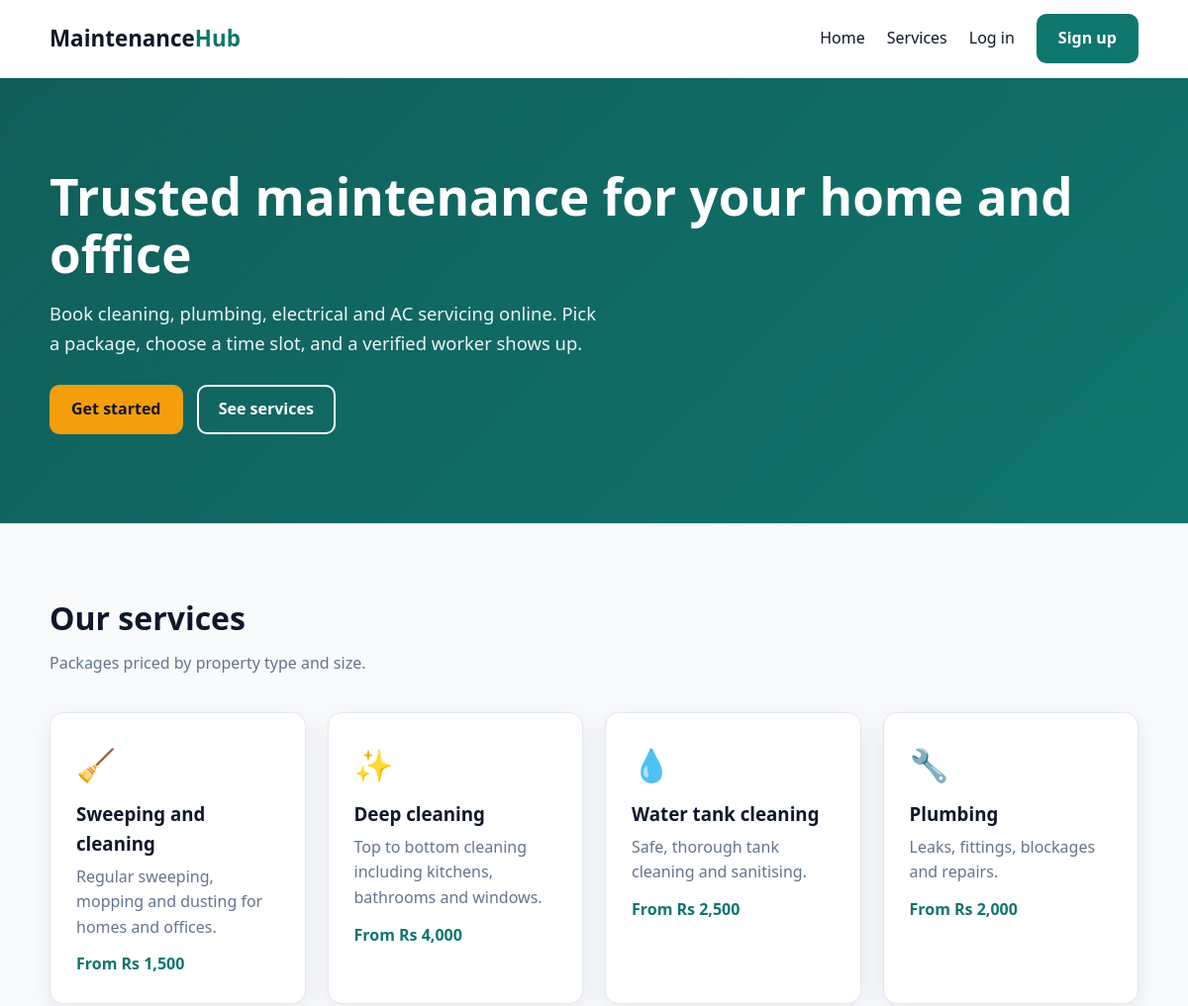
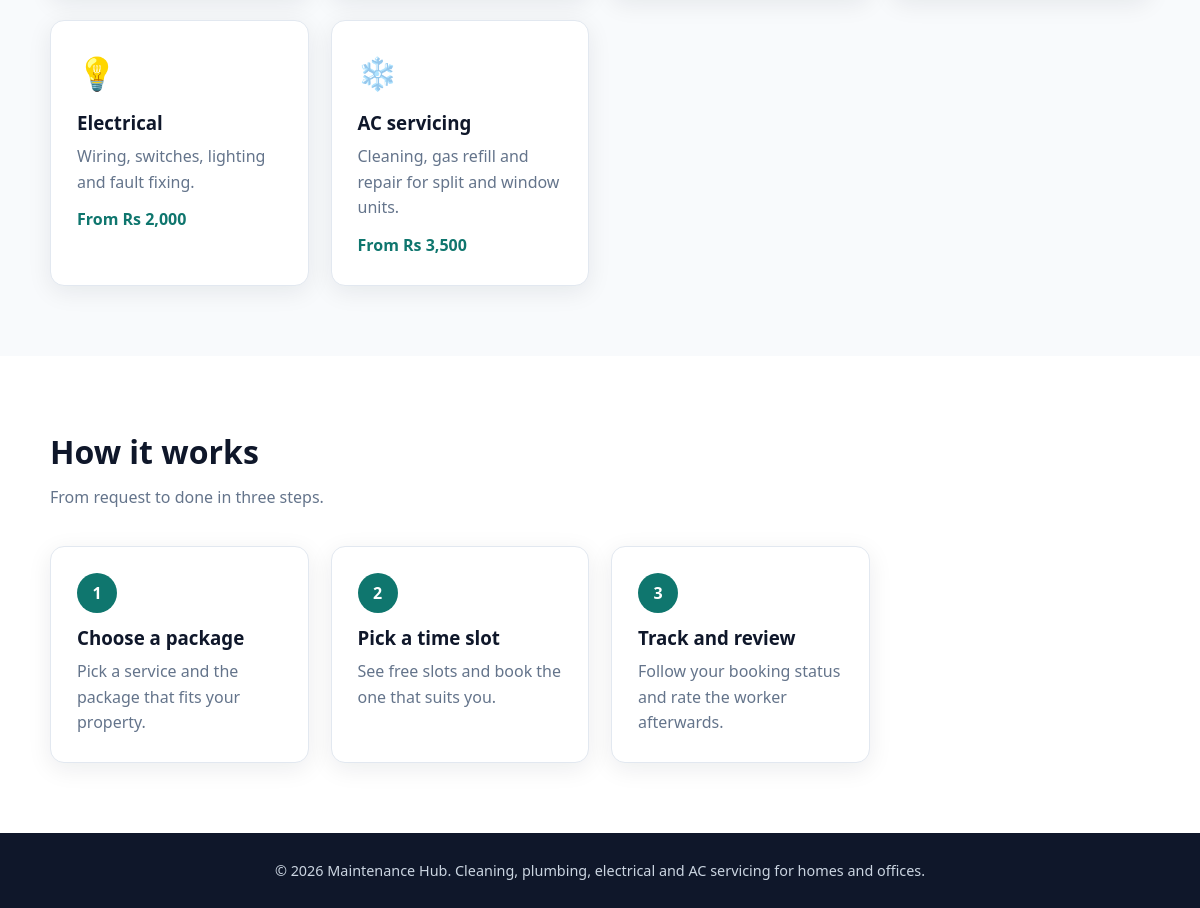
The page / on the database its author committed (2 pictures, top to bottom).
### tables this page shows
CREATE TABLE IF NOT EXISTS services (
    id          INT UNSIGNED NOT NULL AUTO_INCREMENT,
    name        VARCHAR(100) NOT NULL,
    description VARCHAR(255) NOT NULL,
    icon        VARCHAR(10)  NOT NULL DEFAULT '🔧',
    base_price  DECIMAL(10,2) NOT NULL,
    is_active   TINYINT(1)   NOT NULL DEFAULT 1,
    PRIMARY KEY (id)
);

### app/includes/auth.php (called while the page is built, shortened)
<?php
function e(string $value): string
{
    return htmlspecialchars($value, ENT_QUOTES, 'UTF-8');
}
function is_logged_in(): bool
{
    return isset($_SESSION['user_id']);
}

### public/index.php (the view, shortened to what this page needs)
<?php
require __DIR__ . '/../app/includes/auth.php';
require __DIR__ . '/../app/includes/db.php';
$services = $conn->query(
    'SELECT s.id, s.name, s.description, s.icon, MIN(p.price) AS from_price
     FROM services s
     JOIN packages p ON p.service_id = s.id AND p.is_active = 1
     WHERE s.is_active = 1
     GROUP BY s.id, s.name, s.description, s.icon
     ORDER BY s.id'
)->fetch_all(MYSQLI_ASSOC);
require __DIR__ . '/../app/includes/header.php';
?>
<section class="hero">
    <div class="container">
        <h1>Trusted maintenance for your home and office</h1>
        <p>Book cleaning, plumbing, electrical and AC servicing online. Pick a package, choose a time slot, and a verified worker shows up.</p>
        <a href="/register.php" class="btn btn-primary">Get started</a>
        <a href="#services" class="btn btn-outline">See services</a>
    </div>
</section>
<section class="section" id="services">
    <div class="container">
        <h2>Our services</h2>
        <p class="lead">Packages priced by property type and size.</p>
        <div class="grid">
            <?php foreach ($services as $s): ?>
                <div class="card">
                    <div class="icon"><?= e($s['icon']) ?></div>
                    <h3><?= e($s['name']) ?></h3>
                    <p><?= e($s['description']) ?></p>
                    <p class="price">From Rs <?= number_format((float) $s['from_price']) ?></p>
                </div>
            <?php endforeach; ?>
        </div>
    </div>
</section>
<section class="section" style="background:#fff;">
    <div class="container">
        <h2>How it works</h2>
        <p class="lead">From request to done in three steps.</p>
        <div class="grid">
            <div class="card"><div class="step-number">1</div><h3>Choose a package</h3><p>Pick a service and the package that fits your property.</p></div>
            <div class="card"><div class="step-number">2</div><h3>Pick a time slot</h3><p>See free slots and book the one that suits you.</p></div>
            <div class="card"><div class="step-number">3</div><h3>Track and review</h3><p>Follow your booking status and rate the worker afterwards.</p></div>
        </div>
    </div>
</section>
<?php require __DIR__ . '/../app/includes/footer.php'; ?>

### app/includes/header.php (shortened to what this page needs)
<?php
require_once __DIR__ . '/auth.php';
?>
<!DOCTYPE html>
<html lang="en">
<head>
    <link rel="stylesheet" href="/assets/css/style.css">
</head>
<body>
<header class="site-header">
    <div class="container nav">
        <a class="brand" href="/">Maintenance<span>Hub</span></a>
        <nav class="nav-links">
            <a href="/">Home</a>
            <a href="/#services">Services</a>
            <?php if (is_logged_in()): ?>
                <a href="/dashboard.php">Dashboard</a>
                <form method="post" action="/logout.php" class="inline-form">
                    <input type="hidden" name="csrf" value="<?= e(csrf_token()) ?>">
                    <button type="submit" class="btn btn-outline">Log out</button>
                </form>
            <?php else: ?>
                <a href="/login.php">Log in</a>
                <a href="/register.php" class="btn btn-primary">Sign up</a>
            <?php endif; ?>
        </nav>
    </div>
</header>
<main>

### app/includes/footer.php
</main>
<footer class="site-footer">
    <div class="container">
        <p>&copy; <?= date('Y') ?> Maintenance Hub. Cleaning, plumbing, electrical and AC servicing for homes and offices.</p>
    </div>
</footer>
</body>
</html>

### public/assets/css/style.css (style rules this page uses)
:root { --primary: #0f766e; --primary-dark: #115e59; --accent: #f59e0b; --ink: #0f172a; --muted: #64748b; --bg: #f8fafc; --card: #ffffff; --border: #e2e8f0; --danger: #b91c1c; --success: #15803d; --radius: 14px; --shadow: 0 6px 24px rgba(15, 23, 42, 0.08); }
* { box-sizing: border-box; }
body { margin: 0; font-family: system-ui, -apple-system, "Segoe UI", Roboto, sans-serif; color: var(--ink); background: var(--bg); line-height: 1.6; }
a { color: var(--primary); text-decoration: none; }
.container { width: min(1100px, 92%); margin: 0 auto; }
.site-header { background: var(--card); border-bottom: 1px solid var(--border); position: sticky; top: 0; z-index: 10; }
.nav { display: flex; align-items: center; justify-content: space-between; padding: 14px 0; }
.brand { font-size: 1.4rem; font-weight: 800; color: var(--ink); }
.brand span { color: var(--primary); }
.nav-links { display: flex; align-items: center; gap: 22px; }
.nav-links a:not(.btn) { color: var(--ink); font-weight: 500; }
.btn { display: inline-block; padding: 10px 20px; border-radius: 10px; border: 2px solid transparent; font: inherit; font-weight: 600; cursor: pointer; transition: transform 0.15s, background 0.15s; }
.btn-primary { background: var(--primary); color: #fff; }
.btn-outline { background: transparent; color: var(--primary); border-color: var(--primary); }
.hero { background: linear-gradient(135deg, var(--primary-dark), var(--primary)); color: #fff; padding: 90px 0; }
.hero h1 { font-size: clamp(2rem, 5vw, 3.2rem); line-height: 1.15; margin: 0 0 16px; }
.hero p { font-size: 1.15rem; max-width: 560px; opacity: 0.92; margin: 0 0 28px; }
.hero .btn-primary { background: var(--accent); color: var(--ink); }
.hero .btn-outline { color: #fff; border-color: #fff; margin-left: 10px; }
.section { padding: 70px 0; }
.section h2 { font-size: 2rem; margin: 0 0 8px; }
.section .lead { color: var(--muted); margin: 0 0 36px; }
.grid { display: grid; gap: 22px; grid-template-columns: repeat(auto-fill, minmax(240px, 1fr)); }
.card { background: var(--card); border: 1px solid var(--border); border-radius: var(--radius); padding: 26px; box-shadow: var(--shadow); }
.card .icon { font-size: 2rem; }
.card h3 { margin: 10px 0 6px; }
.card p { color: var(--muted); margin: 0; }
.step-number { width: 40px; height: 40px; border-radius: 50%; background: var(--primary); color: #fff; display: grid; place-items: center; font-weight: 700; margin-bottom: 10px; }
.site-footer { background: var(--ink); color: #cbd5e1; padding: 26px 0; text-align: center; font-size: 0.9rem; }
.site-footer p { margin: 0; }
.card .price { color: var(--primary); font-weight: 700; margin-top: 12px; }

### rows shown on the page
services: icon "🧹", name "Sweeping and cleaning", description "Regular sweeping, mopping and dusting for homes and offices.", from_price "1,500"
services: icon "✨", name "Deep cleaning", description "Top to bottom cleaning including kitchens, bathrooms and windows.", from_price "4,000"
services: icon "💧", name "Water tank cleaning", description "Safe, thorough tank cleaning and sanitising.", from_price "2,500"
services: icon "🔧", name "Plumbing", description "Leaks, fittings, blockages and repairs.", from_price "2,000"
services: icon "💡", name "Electrical", description "Wiring, switches, lighting and fault fixing.", from_price "2,000"
services: icon "❄️", name "AC servicing", description "Cleaning, gas refill and repair for split and window units.", from_price "3,500"
